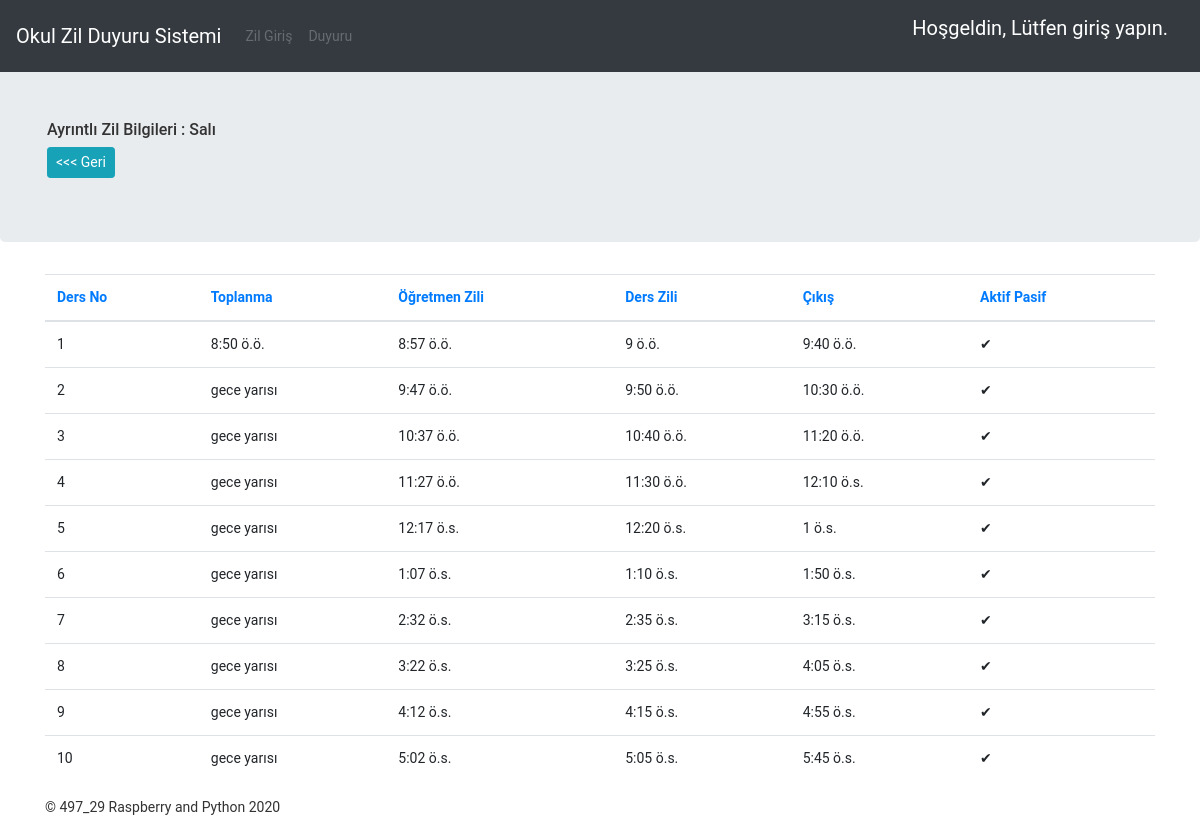
The app's page /home/okul/zil/1 with its own data.
### uretim/models/okulzilsaat.py (models this page shows, shortened)
class DersZamanlama(models.Model):
    GUN = [[0, 'Pazartesi'],
           [1, 'Salı'], [2, 'Çarşamba'],
           [3, 'Perşembe'], [4, 'Cuma'],
           [5, 'Cumartesi'],
           [6, 'Pazar'], ]
    okul_turu = models.CharField(max_length=100, verbose_name='Okul Türü', default='Örğün Eğitim')
    ders_gun = models.SmallIntegerField(verbose_name='Gün', choices=GUN, default=0)
    ders_no = models.SmallIntegerField(verbose_name='Ders No')
    toplanma_saati = models.TimeField(verbose_name='Toplanma Saati')
    ders_baslangic = models.TimeField(verbose_name='Dersin Başlangıç Saati')
    ogretmen_saat = models.TimeField(verbose_name='Öğretmen Bildirim Saati')
    ders_bitis = models.TimeField(verbose_name='Ders Bitiş Saati')
    active = models.BooleanField(verbose_name='Aktif Pasif', default=False)
    published_date = models.DateTimeField(verbose_name='Eklenme Tarihi', auto_now_add=True)
    class Meta:
        db_table = 'saat'
        ordering = ['ders_gun', 'ders_no', ]

### ozilanons/views/okulzil.py (the view)
# urls.py: path('home/okul/zil/<int:ders_gun>', FilteredZilListView, name='gunzillist'),
def FilteredZilListView(request, ders_gun):
    gundeyat = DersZamanlama.objects.filter(ders_gun=ders_gun)
    context = {'gundeyat': gundeyat}
    return render(request, 'ayarlar/gun_ds_tablosu.html', context)

### templates/ayarlar/gun_ds_tablosu.html (shortened to what this page needs)
{% extends 'layout/base.html' %}
{% block top %}
<h6>Ayrıntlı Zil Bilgileri :
{% for  def in gundeyat %}
{% if forloop.first %}
    {{def.get_ders_gun_display}} </h6>
{% endif %}
{% endfor %}
<a class="btn btn-info btn-sm" href="{% url 'index' %}" > <<< Geri </a>
{% endblock%}
{% block content %}
<div class="table-container">
    <table class="table">
                <thead >
                    <tr>
                        <th class="orderable">
                                <a href="?sort=ders_no">Ders No</a>
                        </th>
                        <th class="orderable">
                                <a href="?sort=toplanma_saati">Toplanma</a>
                        </th>
                        <th class="orderable">
                                <a href="?sort=ders_baslangic">Öğretmen Zili</a>
                        </th>
                        <th class="orderable">
                                <a href="?sort=ogretmen_saat">Ders Zili</a>
                        </th>
                        <th class="orderable">
                                <a href="?sort=ders_bitis">Çıkış</a>
                        </th>
                        <th class="orderable">
                                <a href="?sort=active">Aktif Pasif</a>
                        </th>
                    </tr>
                </thead>
                <tbody >
                     {% for  def in gundeyat %}
                    <tr class="odd">
                            <td >{{def.ders_no}}</td>
                            <td >{{def.toplanma_saati}}</td>
                            <td >{{def.ders_baslangic}}</td>
                            <td >{{def.ogretmen_saat}}</td>
                            <td >{{def.ders_bitis}}</td>
                            <td ><span class="{{def.active}}">{% if def.active %}✔{% else %}X{% endif %}</span></td>
                    </tr>
                {% endfor %}
                </tbody>
        </table>
</div>
{% endblock %}

### static/css/jumbotron.css (style rules this page uses)
html, body { height: 100%; padding-top: 3.5rem; }
body { margin: 0; padding: 0; font-size: 14px; font-family: "Roboto","Lucida Grande","DejaVu Sans","Bitstream Vera Sans",Verdana,Arial,sans-serif; color: #333; background: #fff; }

### records on screen
DersZamanlama: ders_gun "Salı", ders_no "1", toplanma_saati "8:50 ö.ö.", ders_baslangic "8:57 ö.ö.", ogretmen_saat "9 ö.ö.", ders_bitis "9:40 ö.ö."
DersZamanlama: ders_no "2", toplanma_saati "gece yarısı", ders_baslangic "9:47 ö.ö.", ogretmen_saat "9:50 ö.ö.", ders_bitis "10:30 ö.ö."
DersZamanlama: ders_no "3", toplanma_saati "gece yarısı", ders_baslangic "10:37 ö.ö.", ogretmen_saat "10:40 ö.ö.", ders_bitis "11:20 ö.ö."
DersZamanlama: ders_no "4", toplanma_saati "gece yarısı", ders_baslangic "11:27 ö.ö.", ogretmen_saat "11:30 ö.ö.", ders_bitis "12:10 ö.s."
DersZamanlama: ders_no "5", toplanma_saati "gece yarısı", ders_baslangic "12:17 ö.s.", ogretmen_saat "12:20 ö.s.", ders_bitis "1 ö.s."
DersZamanlama: ders_no "6", toplanma_saati "gece yarısı", ders_baslangic "1:07 ö.s.", ogretmen_saat "1:10 ö.s.", ders_bitis "1:50 ö.s."
DersZamanlama: ders_no "7", toplanma_saati "gece yarısı", ders_baslangic "2:32 ö.s.", ogretmen_saat "2:35 ö.s.", ders_bitis "3:15 ö.s."
DersZamanlama: ders_no "8", toplanma_saati "gece yarısı", ders_baslangic "3:22 ö.s.", ogretmen_saat "3:25 ö.s.", ders_bitis "4:05 ö.s."
DersZamanlama: ders_no "9", toplanma_saati "gece yarısı", ders_baslangic "4:12 ö.s.", ogretmen_saat "4:15 ö.s.", ders_bitis "4:55 ö.s."
DersZamanlama: ders_no "10", toplanma_saati "gece yarısı", ders_baslangic "5:02 ö.s.", ogretmen_saat "5:05 ö.s.", ders_bitis "5:45 ö.s."
